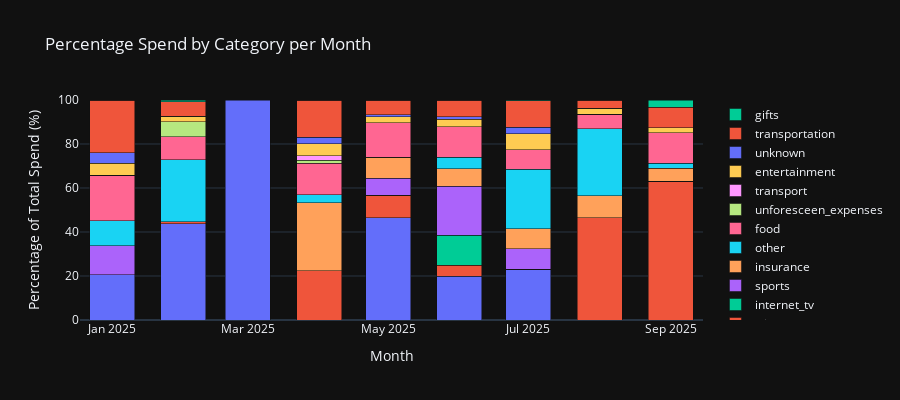

Here is the notebook cell this chart was saved with:
### Code cell
import functions as functions
importlib.reload(functions)
import pandas as pd
import plotly.graph_objects as go
settings = functions.load_settings('./dashboard_config.yaml')


functions.plot_monthly_spend_percentage(monthly_spend_by_category_summary_df,
                              settings['plots']['percentage_spend_by_category_plot'])

### Figure 1 — Plotly figure (JSON) as saved in the notebook; plotly's stock layout.template omitted (floating-point values rounded to 4 significant figures)
{"data": [{"marker": {"color": "#636EFA"}, "name": "rent", "type": "bar", "x": ["2025-01", "2025-02", "2025-03", "2025-04", "2025-05", "2025-06", "2025-07", "2025-08", "2025-09"], "y": [20.64, 43.68, 248.0, 0, 46.39, 19.95, 22.97, 0, 0]}, {"marker": {"color": "#EF553B"}, "name": "trips", "type": "bar", "x": ["2025-01", "2025-02", "2025-03", "2025-04", "2025-05", "2025-06", "2025-07", "2025-08", "2025-09"], "y": [0, 1.062, -7.492, 22.4, 10.23, 4.912, 0, 46.48, 63.09]}, {"marker": {"color": "#00CC96"}, "name": "internet_tv", "type": "bar", "x": ["2025-01", "2025-02", "2025-03", "2025-04", "2025-05", "2025-06", "2025-07", "2025-08", "2025-09"], "y": [0, 0, 0, 0, 0, 13.77, 0, 0, 0]}, {"marker": {"color": "#AB63FA"}, "name": "sports", "type": "bar", "x": ["2025-01", "2025-02", "2025-03", "2025-04", "2025-05", "2025-06", "2025-07", "2025-08", "2025-09"], "y": [13.01, 0, 0, 0, 7.827, 22.26, 9.363, 0, 0]}, {"marker": {"color": "#FFA15A"}, "name": "insurance", "type": "bar", "x": ["2025-01", "2025-02", "2025-03", "2025-04", "2025-05", "2025-06", "2025-07", "2025-08", "2025-09"], "y": [0, 0, 0, 31.01, 9.591, 7.896, 9.09, 10.07, 5.952]}, {"marker": {"color": "#19D3F3"}, "name": "other", "type": "bar", "x": ["2025-01", "2025-02", "2025-03", "2025-04", "2025-05", "2025-06", "2025-07", "2025-08", "2025-09"], "y": [11.44, 28.12, -18.31, 3.448, 0, 5.261, 27.16, 30.48, 2.117]}, {"marker": {"color": "#FF6692"}, "name": "food", "type": "bar", "x": ["2025-01", "2025-02", "2025-03", "2025-04", "2025-05", "2025-06", "2025-07", "2025-08", "2025-09"], "y": [20.78, 10.5, -21.27, 14.47, 15.59, 13.99, 8.811, 6.611, 14.02]}, {"marker": {"color": "#B6E880"}, "name": "unforesceen_expenses", "type": "bar", "x": ["2025-01", "2025-02", "2025-03", "2025-04", "2025-05", "2025-06", "2025-07", "2025-08", "2025-09"], "y": [0, 6.733, 0, 1.185, 0, -0.2282, 0, 0, 0]}, {"marker": {"color": "#FF97FF"}, "name": "transport", "type": "bar", "x": ["2025-01", "2025-02", "2025-03", "2025-04", "2025-05", "2025-06", "2025-07", "2025-08", "2025-09"], "y": [0, 0, 0, 2.174, 0, 0, 0, 0, 0]}, {"marker": {"color": "#FECB52"}, "name": "entertainment", "type": "bar", "x": ["2025-01", "2025-02", "2025-03", "2025-04", "2025-05", "2025-06", "2025-07", "2025-08", "2025-09"], "y": [5.468, 2.461, -13.17, 5.494, 2.79, 3.443, 7.302, 2.658, 2.209]}, {"marker": {"color": "#636EFA"}, "name": "unknown", "type": "bar", "x": ["2025-01", "2025-02", "2025-03", "2025-04", "2025-05", "2025-06", "2025-07", "2025-08", "2025-09"], "y": [4.681, 0, -1.647, 2.971, 0.8853, 1.056, 3.027, 0, 0]}, {"marker": {"color": "#EF553B"}, "name": "transportation", "type": "bar", "x": ["2025-01", "2025-02", "2025-03", "2025-04", "2025-05", "2025-06", "2025-07", "2025-08", "2025-09"], "y": [23.98, 6.746, -82.3, 16.85, 6.691, 7.688, 12.01, 3.704, 9.236]}, {"marker": {"color": "#00CC96"}, "name": "gifts", "type": "bar", "x": ["2025-01", "2025-02", "2025-03", "2025-04", "2025-05", "2025-06", "2025-07", "2025-08", "2025-09"], "y": [0, 0.6928, -3.821, 0, 0, 0, 0.2675, 0, 3.374]}], "layout": {"bargap": 0.3, "barmode": "stack", "height": 400, "title": {"text": "Percentage Spend by Category per Month"}, "xaxis": {"title": {"text": "Month"}}, "yaxis": {"range": [0, 100], "title": {"text": "Percentage of Total Spend (%)"}}}}
